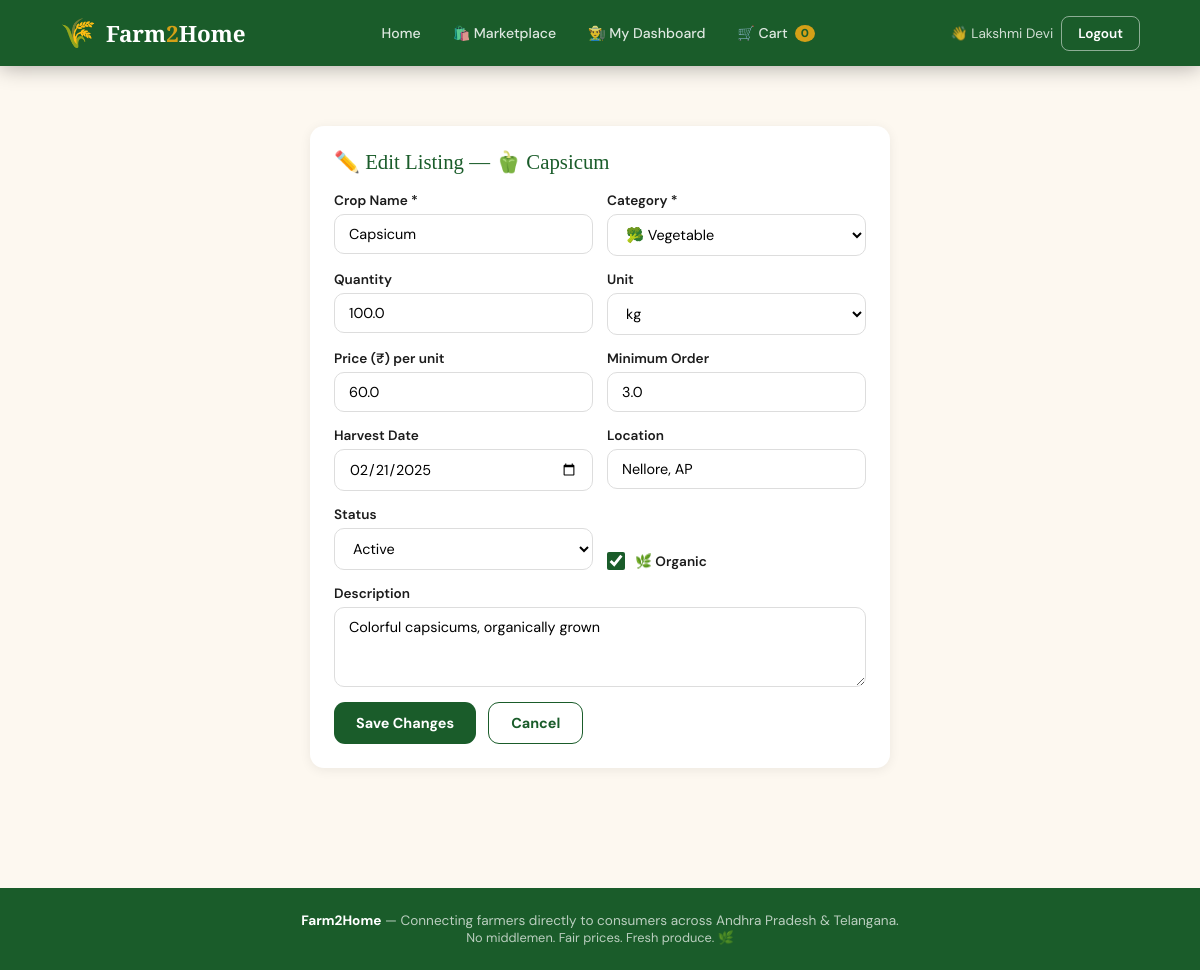
The page /farmer/crop/edit/4 (signed in) on the database its author committed.
### tables this page shows
CREATE TABLE crops (
        id INTEGER PRIMARY KEY AUTOINCREMENT,
        farmer_id INTEGER NOT NULL,
        name TEXT NOT NULL,
        category TEXT NOT NULL,
        quantity REAL NOT NULL,
        price REAL NOT NULL,
        unit TEXT DEFAULT 'kg',
        harvest_date TEXT,
        location TEXT,
        description TEXT,
        is_organic INTEGER DEFAULT 0,
        min_order REAL DEFAULT 1,
        status TEXT DEFAULT 'active',
        emoji TEXT DEFAULT '🌾',
        created_at TEXT DEFAULT CURRENT_TIMESTAMP,
        FOREIGN KEY (farmer_id) REFERENCES users(id)
    );

### app.py (the view, shortened to what this page needs)
@app.route('/farmer/crop/edit/<int:crop_id>', methods=['GET','POST'])
@farmer_required
def edit_crop(crop_id):
    conn = get_db()
    crop = conn.execute("SELECT * FROM crops WHERE id=? AND farmer_id=?",
                        (crop_id, session['user_id'])).fetchone()
    if not crop:
        flash('Crop not found.', 'danger')
        return redirect(url_for('farmer_dashboard'))
    conn.close()
    return render_template('edit_crop.html', crop=crop)

### app.py (called while the page is built)
def get_db():
    conn = sqlite3.connect(DB_PATH)
    conn.row_factory = sqlite3.Row
    return conn

def farmer_required(f):
    @wraps(f)
    def decorated(*args, **kwargs):
        if 'user_id' not in session:
            return redirect(url_for('login'))
        if session.get('role') not in ['farmer', 'admin']:
            flash('This page is for farmers only.', 'danger')
            return redirect(url_for('index'))
        return f(*args, **kwargs)
    return decorated

### templates/edit_crop.html (shortened to what this page needs)
{% extends 'base.html' %}
{% block content %}
<section class="section" style="max-width:700px;margin:0 auto;">
  <div class="card">
    <div class="card-title">✏️ Edit Listing — {{ crop.emoji }} {{ crop.name }}</div>
    <form method="post" action="{{ url_for('edit_crop', crop_id=crop.id) }}">
      <div class="form-row">
        <div class="form-group">
          <label>Crop Name *</label>
          <input type="text" name="name" value="{{ crop.name }}" required/>
        </div>
        <div class="form-group">
          <label>Category *</label>
          <select name="category" required>
            <option value="vegetable" {% if crop.category=='vegetable' %}selected{% endif %}>🥦 Vegetable</option>
          </select>
        </div>
      </div>
      <div class="form-row">
        <div class="form-group">
          <label>Quantity</label>
          <input type="number" name="quantity" value="{{ crop.quantity }}" step="any"/>
        </div>
        <div class="form-group">
          <label>Unit</label>
          <select name="unit">
            <option value="kg" {% if crop.unit=='kg' %}selected{% endif %}>kg</option>
          </select>
        </div>
      </div>
      <div class="form-row">
        <div class="form-group">
          <label>Price (₹) per unit</label>
          <input type="number" name="price" value="{{ crop.price }}" step="any"/>
        </div>
        <div class="form-group">
          <label>Minimum Order</label>
          <input type="number" name="min_order" value="{{ crop.min_order }}" min="1"/>
        </div>
      </div>
      <div class="form-row">
        <div class="form-group">
          <label>Harvest Date</label>
          <input type="date" name="harvest_date" value="{{ crop.harvest_date }}"/>
        </div>
        <div class="form-group">
          <label>Location</label>
          <input type="text" name="location" value="{{ crop.location }}"/>
        </div>
      </div>
      <div class="form-row">
        <div class="form-group">
          <label>Status</label>
          <select name="status">
            <option value="active" {% if crop.status=='active' %}selected{% endif %}>Active</option>
          </select>
        </div>
        <div class="form-group" style="justify-content:flex-end;">
          <label style="display:flex;align-items:center;gap:10px;cursor:pointer;margin-top:28px;">
            <input type="checkbox" name="is_organic" style="width:18px;height:18px;accent-color:var(--green);"
                   {% if crop.is_organic %}checked{% endif %}/>
            <span>🌿 Organic</span>
          </label>
        </div>
      </div>
      <div class="form-group">
        <label>Description</label>
        <textarea name="description">{{ crop.description }}</textarea>
      </div>
      <div style="display:flex;gap:12px;margin-top:8px;">
        <button type="submit" class="btn btn-green">Save Changes</button>
        <a href="{{ url_for('farmer_dashboard') }}" class="btn btn-outline">Cancel</a>
      </div>
    </form>
  </div>
</section>
{% endblock %}

### templates/base.html (style rules this page uses)
:root { --green:#1a5c2a;--green-light:#2d8a45;--green-pale:#e8f5ec; --earth:#7a4f2d;--cream:#fdf8f0;--gold:#d4a017;--red:#c0392b; --text:#1c1c1c;--muted:#666;--white:#fff; --radius:14px;--shadow:0 8px 32px rgba(0,0,0,.12); }
* { margin:0;padding:0;box-sizing:border-box; }
body { font-family:'DM Sans',sans-serif;background:var(--cream);color:var(--text); }
a { text-decoration:none;color:inherit; }
.btn { display:inline-block;padding:11px 22px;border-radius:11px;border:none;cursor:pointer;font-family:'DM Sans',sans-serif;font-weight:700;font-size:.9rem;transition:.2s; }
.btn-green { background:var(--green);color:#fff; }
.btn-outline { background:transparent;border:1.5px solid var(--green);color:var(--green); }
.form-group { display:flex;flex-direction:column;gap:5px;margin-bottom:15px; }
.form-group label { font-size:.85rem;font-weight:600;color:var(--text); }
.form-group input,.form-group select,.form-group textarea { padding:10px 14px;border:1.5px solid #ddd;border-radius:10px; font-family:'DM Sans',sans-serif;font-size:.9rem;outline:none;transition:.2s;background:#fff; }
.form-group textarea { resize:vertical;min-height:80px; }
.form-row { display:grid;grid-template-columns:1fr 1fr;gap:14px; }
.card { background:#fff;border-radius:var(--radius);box-shadow:0 2px 12px rgba(0,0,0,.07);padding:24px; }
.card-title { font-family:'Playfair Display',serif;font-size:1.3rem;color:var(--green);margin-bottom:18px; }
.section { padding:60px 5%; }

### rows shown on the page
crops: emoji "🫑", name "Capsicum", category "🥦 Vegetable", quantity "100.0", unit "kg", price "60.0", min_order "3.0", harvest_date "02/21/2025", location "Nellore, AP", status "Active", is_organic "☑", description "Colorful capsicums, organically grown"

### other values the page prints
{{ session.name }} "Lakshmi Devi"
